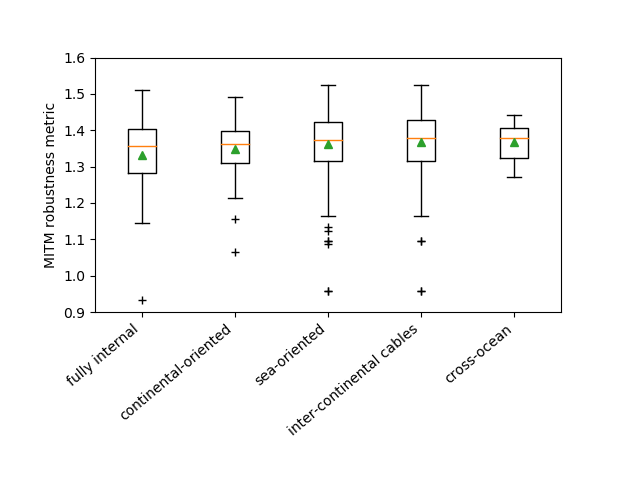

Here is the Python script that generated this plot:
import matplotlib.pyplot as plt

labels = ['fully internal',
        'continental-oriented',
        'sea-oriented',
        'inter-continental cables',
        'cross-ocean']

subdata = dict()
for reg in labels:
    subdata[reg] = []

def readfile(fn):    
    f = []
    with open(fn,'r') as fi:
        reader = fi.readlines()
        for line in reader:    
            s = line.split(';')
            m = float(s[2])
            if m > 0:
                f.append(m)
    avg = sum(f) / float(len(f))
    return avg

ctry = dict()


with open('country_classifications.dat','r') as fi:
    reader = fi.readlines()
    for line in reader:
        s = line.split("\t")
        if (s[1] in labels):
            if(s[0] not in ctry):
                ctry[s[0]] = []
            ctry[s[0]].append(s[1])
        else:
            print('Error',s)

for country in ctry:
    fname = './data/'+country+'_avg2'
    avg = readfile(fname)
    for reg in ctry[country]:    
        subdata[reg].append(avg)

data = []
for reg in labels:
    data.append(subdata[reg])

fig, axes = plt.subplots(1, 1)

axes.boxplot(data, labels=labels, showmeans=True,widths=(0.3,0.3,0.3,0.3,0.3),sym='+' ) 
plt.ylim(0.9,1.6)
axes.set_title('')
axes.set_ylabel('MITM robustness metric')

axes.tick_params(axis='x', labelsize=10)
axes.set_aspect(3.9) 


for labl in axes.get_xmajorticklabels():
    labl.set_rotation(40)
    labl.set_horizontalalignment("right")

plt.subplots_adjust(bottom=0.35)

fig.savefig('f6_b.png')
